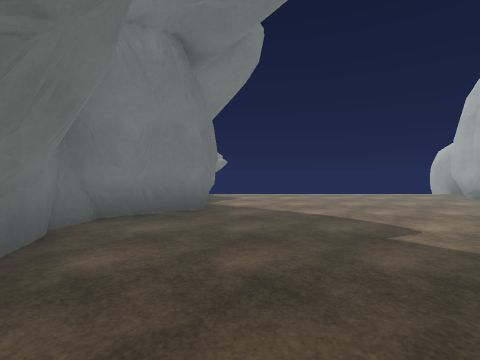
View 1 (above)

13 first-person views from a walk through a scene from a Unity 3-D project. The camera is 1.5 m above the floor, tilts 2° down and sees 85° across. The floor is counted in squares, 2 m on a side. Each view is taken from the middle of a square. On the plan, view 1 faces up. The plan holds only what a view shows up to about 9 squares ahead; the rest is blank. The place goes on beyond the plan. The player is left out. Surface patterns are stand-ins for the level's own textures.

View 2
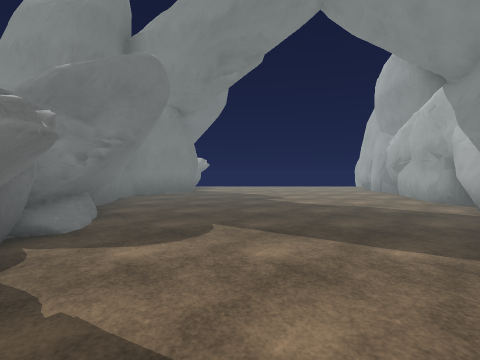

View 3
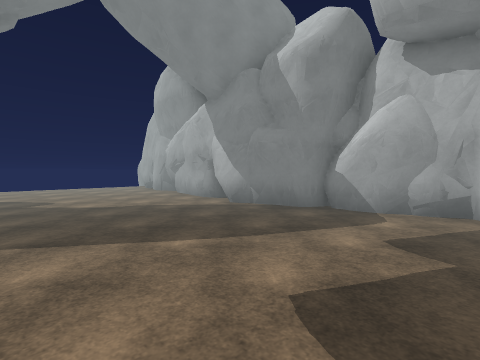

View 4
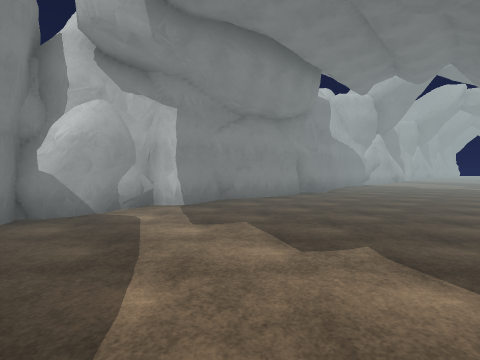

View 5
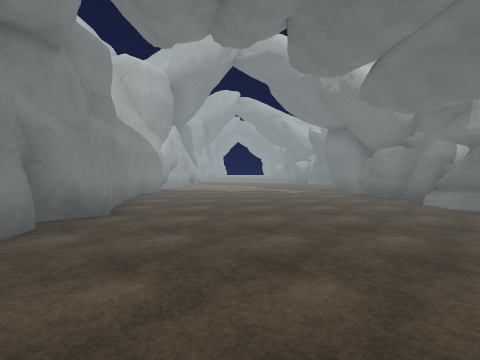

View 6
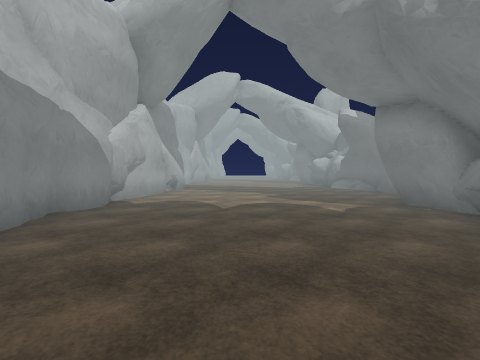

View 7
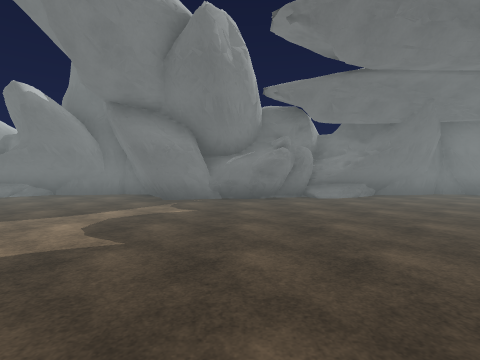

View 8
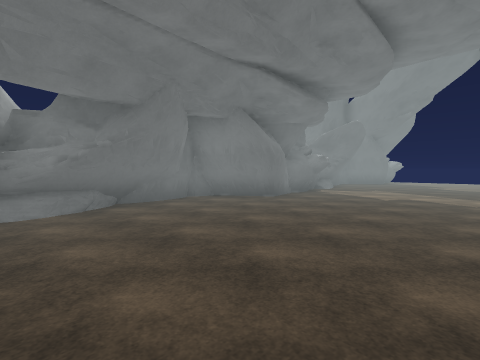

View 9
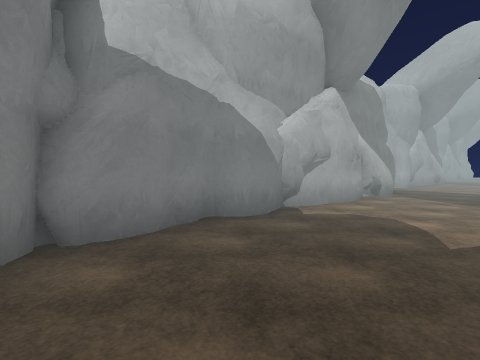

View 10
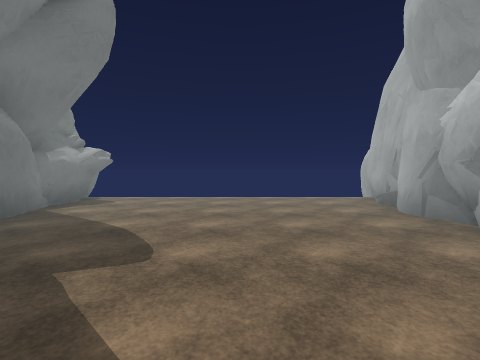

View 11
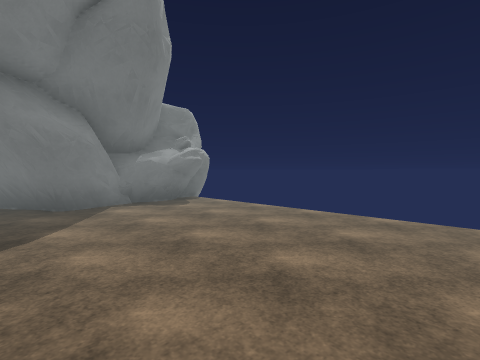

View 12
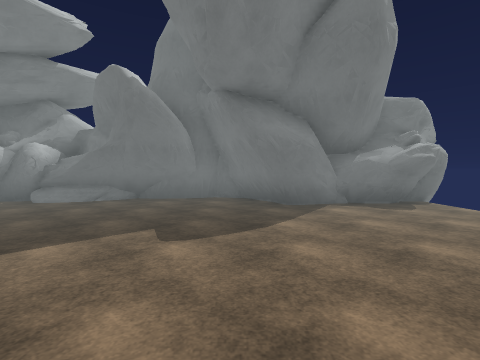

View 13
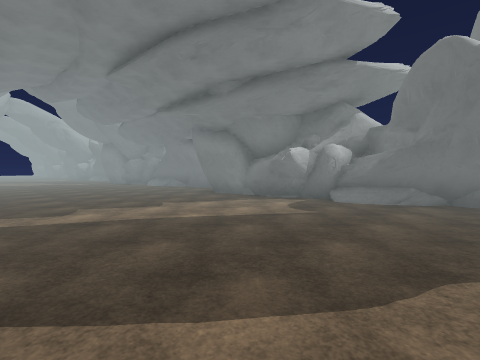

### Floor plan
Key: @ floor where view 1 was taken; # wall or solid block; . floor; R rock.
Columns run from 3 left of view 1 to 7 right of it. Each row starts with its distance up from view 1.
  9   #       #
  8   #.......#
  7   #.......#
  6   #......##
  5  ##......#
  4 ##.......#
  3 #........#
  2 ##.......#
  1  #.......#
  0  #.@.....#
 -1  #.......#
 -2  ##......#R
 -3   #.......
 -4   #......#
 -5  ##......#
 -6 ##.......#
 -7 #........#
 -8 ##.......#
 -9  #.......#
-10  #.......#
-11  #.......#
-12  ##......#R
-13   #.......
-14   #......#
-15  ##......#
-16 ##.......#
-17 #........#
-18 ##.......#

Positions as (right, up) in squares from view 1, and headings:
1: (0, 0), facing up
2: (1, -4), facing up
3: (1, -4), facing up-right
4: (1, -1), facing down-right
5: (3, -5), facing down
6: (3, -9), facing down
7: (6, -13), facing left
8: (4, -11), facing up-left
9: (3, -11), facing down-right
10: (3, 1), facing up
11: (5, 4), facing up-left
12: (5, 4), facing left
13: (5, 2), facing down-left
